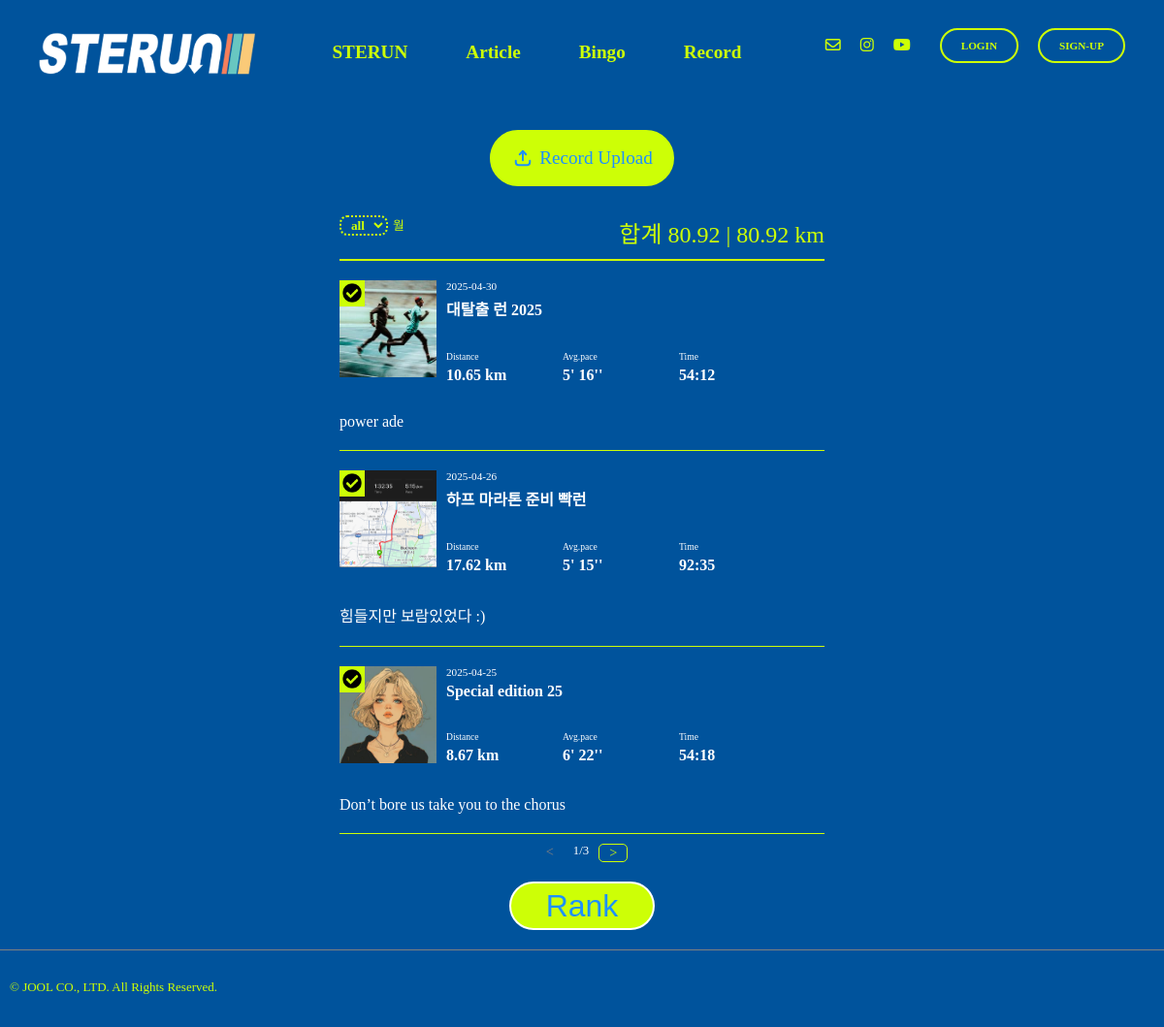
Before: /runres/recordview/1/ with the older database file.
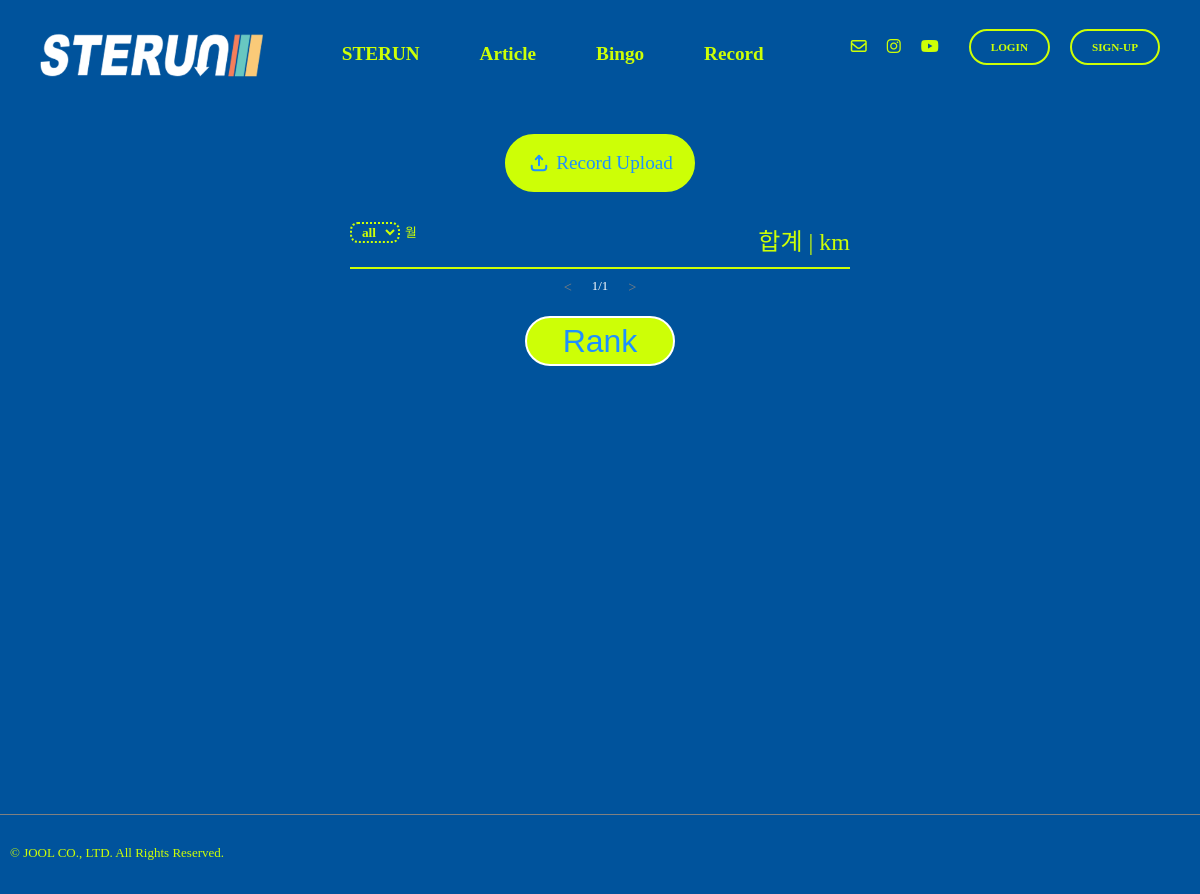
After: the same page with the newer database file.
### record/models.py (models this page shows, shortened)
class Record(models.Model):
    record_id = models.AutoField(primary_key=True)
    title = models.CharField(max_length=50)
    user = models.ForeignKey(settings.AUTH_USER_MODEL,on_delete=models.CASCADE)
    record_date = models.DateField(blank=True, null=True)
    image = ResizedImageField(size=[500,500], upload_to="record", blank=False)
    distance = models.DecimalField(max_digits=6, decimal_places=2, blank=False, null=False)
    pace_m = models.IntegerField(null=True, blank=True)
    pace_s = models.IntegerField(null=True, blank=True)
    time_m = models.IntegerField(null=True, blank=True)
    time_s = models.IntegerField(null=True, blank=True)
    desc = models.TextField(blank=True)
    confirmed = models.BooleanField(default=False)

### record/views.py (the view, shortened to what this page needs)
# urls.py: path('recordview/<str:pk>/', views.recordview, name='recordview'),
def recordview(request,pk):
    month = request.GET.get('month')
    if month =="0" or month == None:
        month = "0"
        record_list = Record.objects.filter(user=pk).order_by('-record_date')
        distance_sum = Record.objects.filter(confirmed=True).filter(user=pk).aggregate(Sum('distance'))
        distance_sum_not = Record.objects.filter(user=pk).aggregate(Sum('distance'))
    page = int(request.GET.get('p', 1)) #없으면 1로 지정
    paginator = Paginator(record_list, 3) #한 페이지 당 몇개 씩 보여줄 지 지정
    record_list = paginator.get_page(page)
    return render(request,"run_record.html", {"context":record_list, "distance_sum":distance_sum, "month": month, "distance_sum_not":distance_sum_not})

### templates/run_record.html (shortened to what the changed rows need)
{% extends "base.html" %}
{% load static %}
{% block content %}
  <div class="main-view">
    <div class="search-sum">
      <div class="filter-line">
        <div>
        </div>
        <div class="month-filter-txt">월</div>
      </div>
      <div class="distance-sum">합계
        {{ distance_sum.distance__sum | floatformat:2 }}
        |
        {{ distance_sum_not.distance__sum | floatformat:2 }}
        km</div>
    </div>
    {% for data in context %}
      <div class="record-list-container">
        <a href="{% url 'runres:recordUpdateView' user.pk data.record_id %}">
          <div class="main-info-1 fade-in-up-short">
            <div class="record-img">
              {% if data.confirmed %}
                <div class="cf-check">
                  <img src="{% static "img/check_circle_icon.png" %}" alt="logo" height="20px" width="auto">
                </div>
              {% endif %}
              <img src="/media/{{ data.image }}" alt="logo-top" height="100px" width="100px">
            </div>
            <div class="title-date">
              <div class="record-date">{{ data.record_date | date:"Y-m-d" }}</div>
              <div class="record-title">{{ data.title }}</div>
              <div class="record-3">
                <div class="record-part-box">
                  <div class="distance-txt">Distance</div>
                  <div class="record-distance">{{ data.distance }}
                    km</div>
                </div>
                <div class="record-part-box">
                  <div class="distance-txt">Avg.pace</div>
                  {% if data.pace_s < 10 %}
                    <div class="record-pace">{{ data.pace_m }}' 0{{ data.pace_s }}''</div>
                  {% else %}
                    <div class="record-pace">{{ data.pace_m }}'
                      {{ data.pace_s }}''</div>
                  {% endif %}
                </div>
                <div class="record-part-box">
                  <div class="distance-txt">Time</div>
                  {% if data.time_s < 10 %}
                    <div class="record-time">{{ data.time_m }}:0{{ data.time_s }}</div>
                  {% else %}
                    <div class="record-time">{{ data.time_m }}:{{ data.time_s }}</div>
                  {% endif %}
                </div>
              </div>
            </div>
          </div>
        </a>
        <div class="record-desc fade-in-up-short2">{{ data.desc }}</div>
      </div>
    {% endfor %}
    <div class="pagenation-container">
      {% if context.has_previous %}
        <a class="page-link" href="?month={{ month }}&p={{ context.previous_page_number }}">
          <div class="page-item">< </div>
        </a>
      {% else %}
        <a class="page-link" href="#">
          <div class="page-item disabled">< </div>
        </a>
      {% endif %}
      <div class="page-num">
        {{ context.number }}/{{ context.paginator.num_pages }}
      </div>
      {% if context.has_next %}
        <a class="page-link" href="?month={{ month }}&p={{ context.next_page_number }}">
          <div class="page-item">></div>
        </a>
      {% else %}
        <a class="page-link" href="#">
          <div class="page-item disabled">></div>
        </a>
      {% endif %}
    </div>
  </div>
{% endblock content %}

Changed rows visible on the page:
removed Record: confirmed True (drawn), image (picture), record_date "2025-04-30", title "대탈출 런 2025", distance "10.65", pace_m "5", pace_s "16", time_m "54", time_s "12", desc "power ade"
removed Record: confirmed True (drawn), image (picture), record_date "2025-04-26", title "하프 마라톤 준비 빡런", distance "17.62", pace_m "5", pace_s "15", time_m "92", time_s "35", desc "힘들지만 보람있었다 :)"
removed Record: confirmed True (drawn), image (picture), record_date "2025-04-25", title "Special edition 25", distance "8.67", pace_m "6", pace_s "22", time_m "54", time_s "18", desc "Don’t bore us take you to the chorus"
Other visible differences:
{{ context.paginator.num_pages }}: "3" → "1"
{{ distance_sum.distance__sum | floatformat:2 }}: "80.92" → (not shown)
{{ distance_sum_not.distance__sum | floatformat:2 }}: "80.92" → (not shown)
